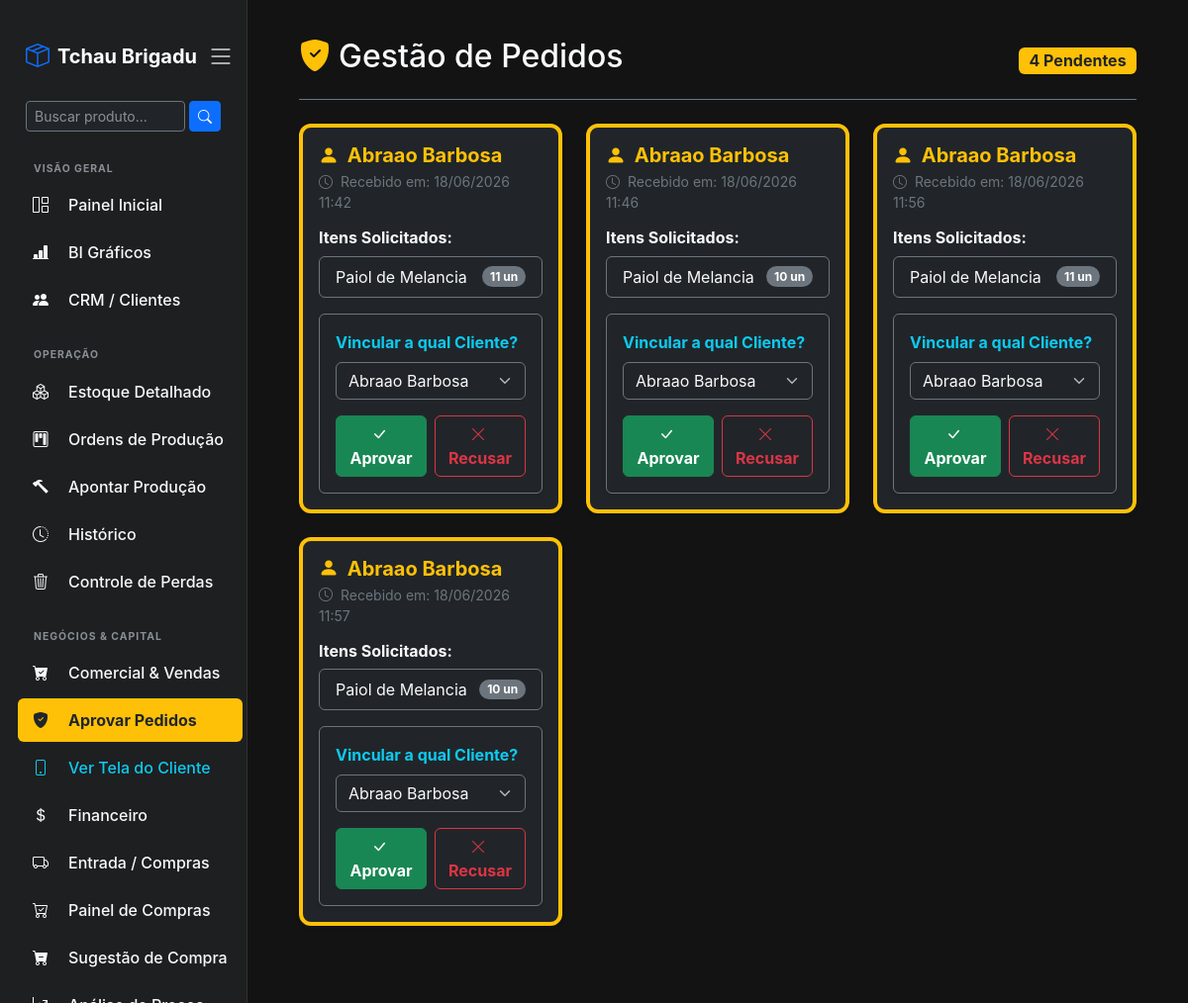
The page /painel-pedidos/ (signed in) on the database its author committed.
### core/models.py (models this page shows, shortened)
class SolicitacaoPedido(models.Model):
    STATUS_CHOICES = [
        ('Pendente', 'Pendente (Aguardando Análise)'),
        ('Aprovado', 'Aprovado'),
        ('Recusado', 'Recusado')
    ]
    nome_digitado = models.CharField(max_length=200, verbose_name="Nome digitado pelo cliente")
    cliente_vinculado = models.ForeignKey(Cliente, on_delete=models.SET_NULL, null=True, blank=True, help_text="Vincule ao cliente real após a análise")
    data_solicitacao = models.DateTimeField(auto_now_add=True)
    status = models.CharField(max_length=20, choices=STATUS_CHOICES, default='Pendente')

class ItemSolicitacao(models.Model):
    solicitacao = models.ForeignKey(SolicitacaoPedido, on_delete=models.CASCADE, related_name='itens')
    produto = models.ForeignKey(Produto, on_delete=models.CASCADE)
    quantidade = models.IntegerField()

class Produto(models.Model):
    nome = models.CharField(max_length=100, help_text="Ex: Cigarro Marca X, Fumo de Rolo Y")
    categoria = models.CharField(max_length=50, help_text="Ex: Produto Final, Matéria Prima")
    preco_custo = models.DecimalField(max_digits=10, decimal_places=2, help_text="Para matérias-primas, digite o custo. Para produtos finais, pode deixar 0 (será calculado).")
    estoque_minimo = models.FloatField(default=10, help_text="Quantidade mínima para disparar o alerta")
    preco_venda = models.DecimalField(max_digits=10, decimal_places=2, blank=True, null=True, help_text="Preço de venda (apenas para produtos finais)")

class Cliente(models.Model):
    nome = models.CharField(max_length=150, help_text="Nome da Loja ou Cliente")
    cnpj_cpf = models.CharField(max_length=20, blank=True, null=True, verbose_name="CNPJ ou CPF")
    inscricao_estadual = models.CharField(max_length=30, blank=True, null=True, verbose_name="Inscrição Estadual (IE)")
    telefone = models.CharField(max_length=20, blank=True, null=True)
    email = models.EmailField(blank=True, null=True)
    cep = models.CharField(max_length=10, blank=True, null=True)
    endereco = models.TextField(blank=True, null=True, verbose_name="Rua, Número, Bairro")
    cidade = models.CharField(max_length=100, blank=True, null=True)
    estado = models.CharField(max_length=2, blank=True, null=True, help_text="Sigla. Ex: MG, SP")
    observacoes = models.TextField(blank=True, null=True, help_text="Diário de bordo / Anotações do comercial")
    limite_estoque_percentual = models.DecimalField(
        max_digits=5,
        decimal_places=2,
        default=100.00,
        verbose_name="Limite de Estoque (%)"
    )

### core/views.py (the view, shortened to what this page needs)
# urls.py: path('painel-pedidos/', views.painel_solicitacoes, name='painel_solicitacoes'),
@login_required(login_url='/admin/login/') # Exige estar logado
@user_passes_test(is_admin, login_url='/') # Expulsa se não for dono
def painel_solicitacoes(request):
    solicitacoes_pendentes = SolicitacaoPedido.objects.filter(status='Pendente').order_by('data_solicitacao')
    clientes = Cliente.objects.all().order_by('nome')
    contexto = {
        'solicitacoes': solicitacoes_pendentes,
        'clientes': clientes
    }
    return render(request, 'painel_solicitacoes.html', contexto)

### core/context_processors.py (called while the page is built)
def alertas_estoque(request):
    if request.user.is_authenticated:
        contagem = Estoque.objects.filter(quantidade__lte=models.F('estoque_minimo')).count()
        return {'qtd_alerta_compras': contagem}
    return {'qtd_alerta_compras': 0}

def alertas_globais(request):
    if request.user.is_authenticated:
        qtd_alerta_compras = Estoque.objects.filter(
            quantidade__lte=models.F('estoque_minimo')
        ).exclude(produto__categoria__icontains='final').count()
        return {
            'qtd_alerta_compras': qtd_alerta_compras
        }
    return {'qtd_alerta_compras': 0}

### core/views.py (called while the page is built)
def is_admin(user):
    return user.is_superuser

### core/templates/painel_solicitacoes.html (shortened to what this page needs)
{% extends 'base.html' %}
{% block conteudo %}
<div class="container-fluid mt-2 mb-5">
    <div class="d-flex justify-content-between align-items-center mb-4 border-bottom border-secondary pb-3">
        <h2 class="text-light">
            <i class="bi bi-shield-fill-check me-2 text-warning"></i>Gestão de Pedidos
        </h2>
        <span class="badge bg-warning text-dark fs-6">{{ solicitacoes|length }} Pendentes</span>
    </div>
    <div class="row row-cols-1 row-cols-md-2 row-cols-lg-3 g-4">
        {% for solicitacao in solicitacoes %}
        <div class="col">
            <div class="card h-100 shadow-sm border-secondary border-start border-warning border-4 bg-dark text-light">
                <div class="card-body d-flex flex-column">
                    <h5 class="card-title fw-bold text-warning mb-1">
                        <i class="bi bi-person-fill me-1"></i> {{ solicitacao.nome_digitado }}
                    </h5>
                    <p class="text-secondary small mb-3">
                        <i class="bi bi-clock me-1"></i> Recebido em: {{ solicitacao.data_solicitacao|date:"d/m/Y H:i" }}
                    </p>
                    <h6 class="fw-bold mb-2 text-light">Itens Solicitados:</h6>
                    <ul class="list-group list-group-flush mb-3 border border-secondary rounded flex-grow-1">
                        {% for item in solicitacao.itens.all %}
                        <li class="list-group-item d-flex justify-content-between align-items-center bg-transparent text-light border-secondary">
                            {{ item.produto.nome }}
                            <span class="badge bg-secondary rounded-pill">{{ item.quantidade }} un</span>
                        </li>
                        {% endfor %}
                    </ul>
                    <form method="POST" class="mt-auto bg-transparent p-3 border border-secondary rounded shadow-sm">
                        <label class="form-label fw-bold text-info">Vincular a qual Cliente?</label>
                        <select name="cliente_id" class="form-select bg-dark text-light border-secondary mb-3">
                            {% for cliente in clientes %}
                                <option value="{{ cliente.id }}" {% if solicitacao.cliente_vinculado and solicitacao.cliente_vinculado.id == cliente.id %}selected{% endif %}>
                                    {{ cliente.nome }}
                                </option>
                            {% endfor %}
                        </select>
                        <div class="d-flex gap-2">
                            <button type="submit" name="acao" value="aprovar" class="btn btn-success w-100 fw-bold">
                                <i class="bi bi-check-lg me-1"></i> Aprovar
                            </button>
                            <button type="submit" name="acao" value="recusar" class="btn btn-outline-danger w-100 fw-bold" onclick="return confirm('Tem certeza que deseja recusar este pedido?')">
                                <i class="bi bi-x-lg me-1"></i> Recusar
                            </button>
                        </div>
                    </form>
                </div>
            </div>
        </div>
        {% empty %}
            <div class="col-12 text-center text-secondary mt-5">
                <i class="bi bi-inbox-fill" style="font-size: 3rem;"></i>
                <h4 class="mt-3">Nenhum pedido pendente de aprovação.</h4>
                <p>O seu painel está limpo!</p>
            </div>
        {% endfor %}
    </div>
</div>
{% endblock %}

### core/templates/base.html (style rules this page uses)
body { background-color: #131314; color: #e3e3e3; display: flex; height: 100vh; overflow: hidden; font-family: -apple-system, BlinkMacSystemFont, "Segoe UI", Roboto, Helvetica, Arial, sans-serif; }
.card { background-color: #1e1f20; border: 1px solid #333; border-radius: 12px; }

### rows shown on the page
SolicitacaoPedido: nome_digitado "Abraao Barbosa", data_solicitacao "18/06/2026 11:42", cliente_id "Abraao Barbosa"
ItemSolicitacao: produto.nome "Paiol de Melancia", quantidade "11"
SolicitacaoPedido: nome_digitado "Abraao Barbosa", data_solicitacao "18/06/2026 11:46", cliente_id "Abraao Barbosa"
ItemSolicitacao: produto.nome "Paiol de Melancia", quantidade "10"
SolicitacaoPedido: nome_digitado "Abraao Barbosa", data_solicitacao "18/06/2026 11:56", cliente_id "Abraao Barbosa"
ItemSolicitacao: produto.nome "Paiol de Melancia", quantidade "11"
SolicitacaoPedido: nome_digitado "Abraao Barbosa", data_solicitacao "18/06/2026 11:57", cliente_id "Abraao Barbosa"
ItemSolicitacao: produto.nome "Paiol de Melancia", quantidade "10"

### other values the page prints
{{ solicitacoes|length }} "4"
